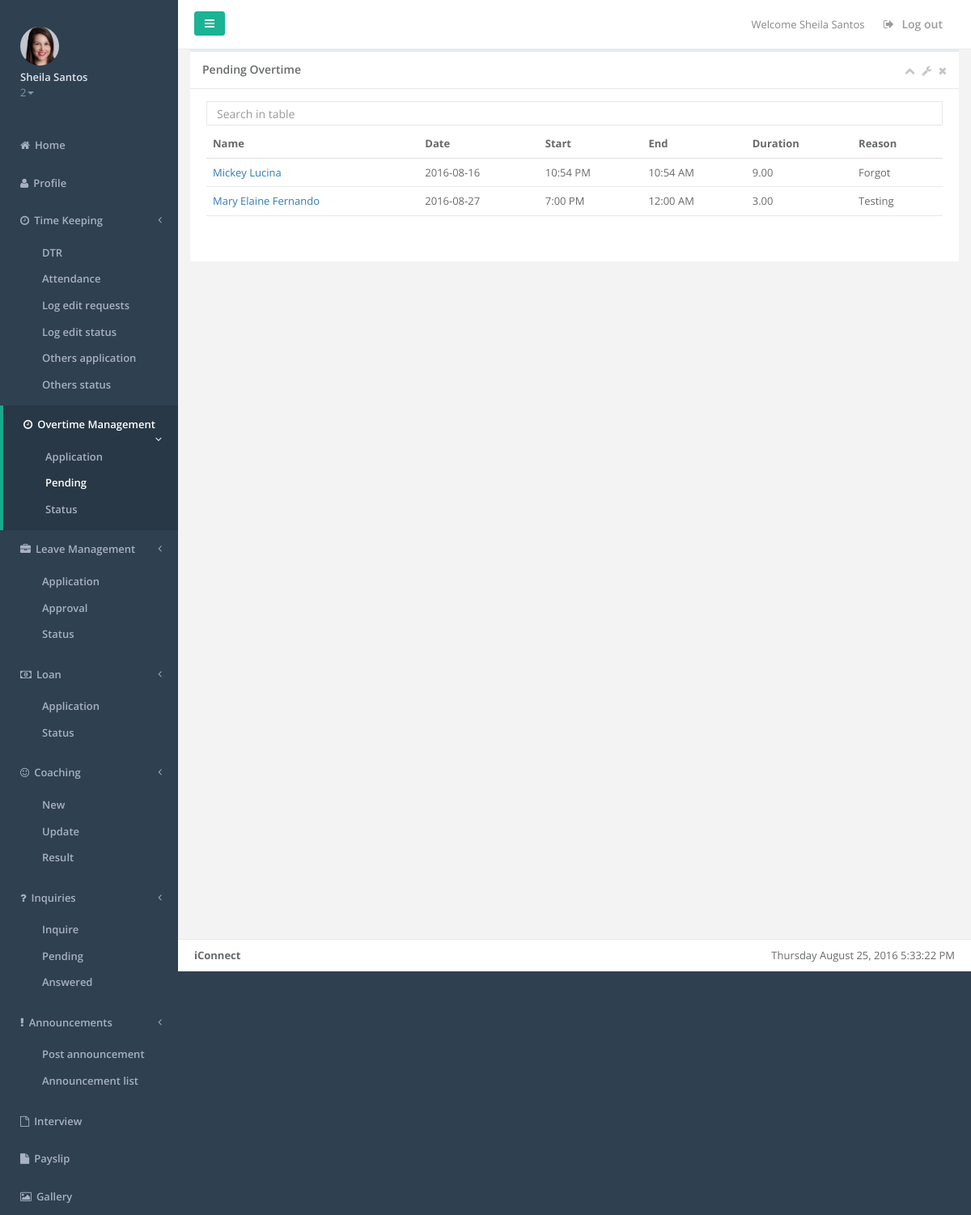
The app's page /overtimeapproval2.php (signed in), older data.
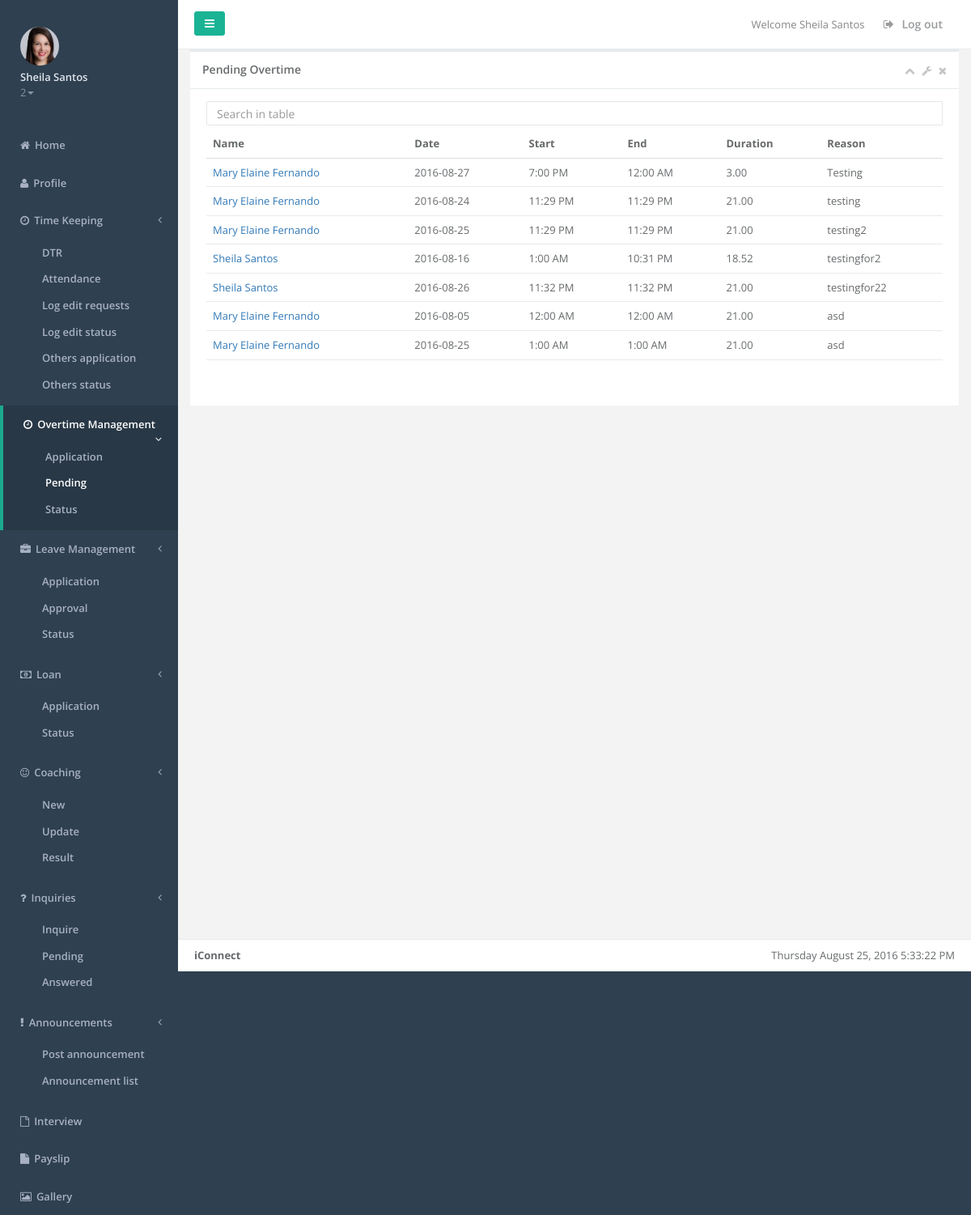
The same page, newer data.
### tables this page shows
CREATE TABLE IF NOT EXISTS `employee` (
  `employee_id` int(10) NOT NULL,
  `employee_lastname` varchar(35) NOT NULL,
  `employee_firstname` varchar(35) NOT NULL,
  `employee_middlename` varchar(35) NOT NULL,
  `employee_gender` varchar(6) NOT NULL,
  `employee_birthday` date NOT NULL,
  `employee_marital` varchar(15) NOT NULL,
  `employee_address` varchar(100) NOT NULL,
  `employee_city` varchar(20) NOT NULL,
  `employee_zip` varchar(10) NOT NULL,
  `employee_email` varchar(255) NOT NULL,
  `employee_cellnum` varchar(15) NOT NULL,
  `employee_type` varchar(20) NOT NULL,
  `employee_jobtitle` varchar(25) NOT NULL,
  `employee_empstatus` varchar(50) NOT NULL,
  `employee_department` varchar(25) NOT NULL,
  `employee_rate` int(6) NOT NULL,
  `employee_taxcode` varchar(9) NOT NULL,
  `employee_dependency` int(2) NOT NULL,
  `employee_sss` varchar(30) NOT NULL,
  `employee_philhealth` varchar(30) NOT NULL,
  `employee_pagibig` varchar(30) NOT NULL,
  `employee_tin` varchar(30) NOT NULL,
  `employee_shift` varchar(20) NOT NULL,
  `employee_datehired` date NOT NULL,
  `employee_restday` varchar(30) NOT NULL,
  `employee_password` varchar(25) NOT NULL,
  `employee_payslippassword` varchar(50) NOT NULL,
  `employee_sickleave` int(2) NOT NULL DEFAULT '0',
  `employee_vacationleave` int(2) NOT NULL DEFAULT '0',
  `employee_incentive` int(2) NOT NULL DEFAULT '0',
  `employee_maternityleave` int(2) NOT NULL DEFAULT '0',
  `employee_paternityleave` int(2) NOT NULL DEFAULT '0',
  `employee_singleparentleave` int(2) NOT NULL DEFAULT '0',
  `employee_status` varchar(10) NOT NULL DEFAULT 'active',
  `employee_team` varchar(50) NOT NULL,
  `employee_team1` varchar(100) NOT NULL,
  `employee_team2` varchar(100) NOT NULL,
  `employee_team3` varchar(100) NOT NULL,
  `employee_level` int(3) NOT NULL,
  `date_start` date NOT NULL,
  `date_end` date NOT NULL,
  `image` longblob NOT NULL,
  `cutoff` varchar(50) NOT NULL,
  `test` varchar(999) NOT NULL,
  `test_idate` date NOT NULL,
  `test_edate` date NOT NULL,
  `loan` varchar(999) NOT NULL,
  `loan_idate` date NOT NULL,
  `loan_edate` date NOT NULL,
  `account_number` int(200) NOT NULL
);

CREATE TABLE IF NOT EXISTS `overtime` (
  `overtime_id` int(10) NOT NULL,
  `employee_id` varchar(10) NOT NULL,
  `overtime_date` date NOT NULL,
  `overtime_start` time NOT NULL,
  `overtime_end` time NOT NULL,
  `overtime_duration` double(5,2) NOT NULL,
  `overtime_reason` varchar(100) NOT NULL,
  `overtime_remarks` varchar(100) NOT NULL,
  `overtime_status` varchar(12) NOT NULL DEFAULT 'Pending',
  `overtime_approvedby` varchar(50) NOT NULL,
  `overtime_approvaldate` date NOT NULL
);

### overtimeapproval2.php (the view, shortened to what the rows shown need)
 <!DOCTYPE html>
<html>
	<head>
		<?php
			include('supervisormenuheader.php');
			$employee_id = $_SESSION['logsession'];
		?>
	</head>
	<body>
		    <div class="row">
        <div class="col-lg-12">
        <div class="ibox float-e-margins">
            <div class="ibox-content">
				<?php
					include('dbconfig.php');
					$employeeidsession = $_SESSION['logsession'];
					if ($result = $mysqli->query("SELECT * FROM overtime INNER JOIN employee ON employee.employee_id = overtime.employee_id WHERE (employee.employee_team LIKE '$team' OR overtime.employee_id = $employee_id) AND overtime.overtime_status = 'pending' ORDER BY overtime.overtime_id"))
					{
						if ($result->num_rows > 0)
						{
							echo "<table class='footable table table-stripped' data-page-size='20' data-limit-navigation='5' data-filter=#filter>";
							echo "<thead>";
							echo "<tr>";
							echo "<th>Name</th>";
							echo "<th>Date</th>";
							echo "<th>Start</th>";
                            echo "<th>End</th>";
                            echo "<th>Duration</th>";
                            echo "<th>Reason</th>";
							echo "</tr>";
							echo "</thead>";
							while ($row = mysqli_fetch_object($result))
							{
									$empidmodal = $row->employee_id;
								echo "<tr class = 'josh'>";
								echo "<td><a href='#' data-toggle='modal' data-target='#myModal4'
														data-name='$row->employee_firstname $row->employee_lastname'
														data-id='$row->overtime_id'
														data-date='$row->overtime_date'
														data-start='$row->overtime_start'
														data-end='$row->overtime_end'
														data-reason='$row->overtime_reason'
														data-sessionid='$employeeidsession'
														data-empid='$empidmodal'
														class = 'viewempdialog'>". $row->employee_firstname . " " . $row->employee_lastname . "</a></td>";
								echo "<td>" . date("Y-m-d",strtotime($row->overtime_date)) . "</td>";
								echo "<td>" . date("g:i A",strtotime($row->overtime_start)) . "</td>";
								echo "<td>" . date("g:i A",strtotime($row->overtime_end)) . "</td>";
								$OTin = $row->overtime_start;
											$OTout = $row->overtime_end;
											$OTCount = date('H:i', strtotime($OTout) - strtotime($OTin) - strtotime('02:00'));
											$arrayOTCount = split(':', $OTCount);
											$OTCountMin = $arrayOTCount[1]/60;
											$OTCountDec = sprintf("%.2f", $arrayOTCount[0]+$OTCountMin);
											if($OTCountDec >= 5.00) {
												$OTCountDec = $OTCountDec - 1.00;
												$OTCountDec = sprintf("%.2f", $OTCountDec);
											}
											echo "<td>" . $OTCountDec . "</td>";
								echo "<td>" . $row->overtime_reason . "</td>";
								echo "</tr>";
							}
							echo "</table>";
						}
					}
				?>
			</div>
        </div>
        </div>
        </div>
		<?php
			include('menufooter.php');
		?>
	</body>
</html>

### supervisormenuheader.php (shortened to what the rows shown need)
<?php
include('dbconfig.php');
$employee_id = $_SESSION['logsession'];
$team = $_SESSION['employee_team'];
?>
<!DOCTYPE html>
<html>
<head>
    <link href="css/bootstrap.min.css" rel="stylesheet">
    <link href="font-awesome/css/font-awesome.css" rel="stylesheet">
    <link href="css/plugins/morris/morris-0.4.3.min.css" rel="stylesheet">
    <link href="css/animate.css" rel="stylesheet">
    <link href="css/style.css" rel="stylesheet">
    <link href="css/plugins/footable/footable.core.css" rel="stylesheet">
	<link rel="stylesheet" type="text/css" href="dist/sweetalert2.css">
	<link href="css/plugins/jasny/jasny-bootstrap.min.css" rel="stylesheet">
	<link rel="stylesheet" type="text/css" href="sweetalert2-master/dist/sweetalert2.css">
	  <link href="css/plugins/daterangepicker/daterangepicker-bs3.css" rel="stylesheet">
	<link rel="stylesheet" type="text/css" href="//cdn.jsdelivr.net/bootstrap.daterangepicker/2/daterangepicker.css" />
			 <link href="css/plugins/toastr/toastr.min.css" rel="stylesheet">
		<link href="css/animate.css" rel="stylesheet">
    <link href="css/style.css" rel="stylesheet">
			<link rel="stylesheet" href="//code.jquery.com/ui/1.11.4/themes/smoothness/jquery-ui.css">
</head>
<body>
    <div id="wrapper">
		<nav class="navbar-default navbar-static-side" role="navigation">
			<div class="sidebar-collapse">
				<ul class="nav metismenu" id="side-menu">
					<li class="nav-header">
						<div class="dropdown profile-element">
							<span>
								<?php if ($result1 = $mysqli->query("SELECT * FROM employee WHERE employee_id = '$employee_id'")){
										while ($row22 = mysqli_fetch_object($result1))
										{echo "<img class='img-circle' src='images/".$row22->image."' alt='banner' width='48' height='48' />";}
									}
								?>
							</span>
						</div>
					</li>
				</ul>
			</div>
		</nav>

Row changes from the older to the newer data that the page shows:
no longer on this page (row unchanged): overtime: employee.employee_firstname "Mickey", employee.employee_lastname "Lucina", overtime_date "2016-08-16", overtime_start "10:54 PM", overtime_end "10:54 AM", OTCountDec "9.00", overtime_reason "Forgot"
added overtime: employee.employee_firstname "Mary Elaine", employee.employee_lastname "Fernando", overtime_date "2016-08-24", overtime_start "11:29 PM", overtime_end "11:29 PM", OTCountDec "21.00", overtime_reason "testing"
added overtime: employee.employee_firstname "Mary Elaine", employee.employee_lastname "Fernando", overtime_date "2016-08-25", overtime_start "11:29 PM", overtime_end "11:29 PM", OTCountDec "21.00", overtime_reason "testing2"
added overtime: employee.employee_firstname "Sheila", employee.employee_lastname "Santos", overtime_date "2016-08-16", overtime_start "1:00 AM", overtime_end "10:31 PM", OTCountDec "18.52", overtime_reason "testingfor2"
added overtime: employee.employee_firstname "Sheila", employee.employee_lastname "Santos", overtime_date "2016-08-26", overtime_start "11:32 PM", overtime_end "11:32 PM", OTCountDec "21.00", overtime_reason "testingfor22"
added overtime: employee.employee_firstname "Mary Elaine", employee.employee_lastname "Fernando", overtime_date "2016-08-05", overtime_start "12:00 AM", overtime_end "12:00 AM", OTCountDec "21.00", overtime_reason "asd"
added overtime: employee.employee_firstname "Mary Elaine", employee.employee_lastname "Fernando", overtime_date "2016-08-25", overtime_start "1:00 AM", overtime_end "1:00 AM", OTCountDec "21.00", overtime_reason "asd"
